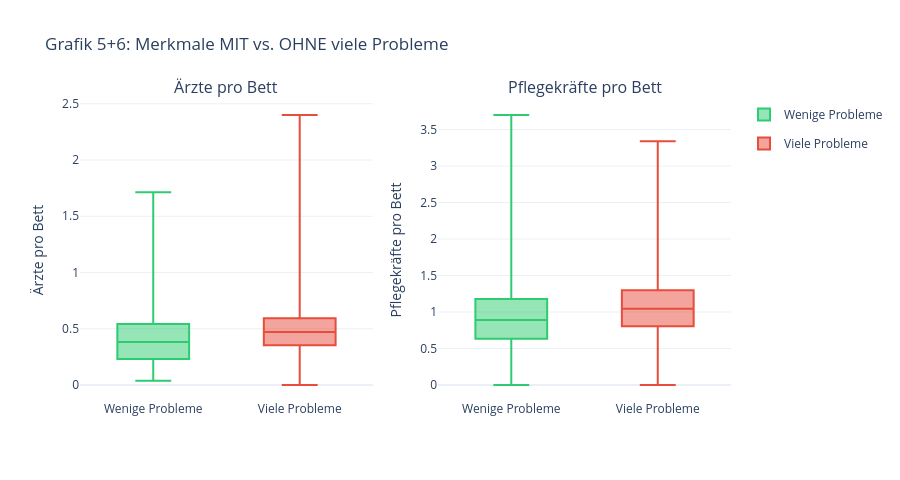

Notebook cell for this chart:
### Markdown cell above
### 📊 Grafiken 5+6 — Ärzte & Pflegekräfte pro Bett
Zwei Boxplots nebeneinander: Ärzte pro Bett und Pflegekräfte pro Bett, jeweils getrennt nach Gruppe — die beiden Personal-Merkmale direkt im Vergleich. Zeigt, ob mehr Personal pro Bett mit weniger Qualitätsproblemen einhergeht. Ausreißer werden ausgeblendet (`showfliers=False`) für bessere Lesbarkeit.

### Code cell
# ── Grafik 5+6: Ärzte & Pflegekräfte pro Bett (interaktiv, mit Hover) ────
fig = make_subplots(rows=1, cols=2, subplot_titles=("Ärzte pro Bett", "Pflegekräfte pro Bett"))

for col_idx, (col, label) in enumerate(zip(
    ["aerzte_pro_bett", "pflege_pro_bett"],
    ["Ärzte pro Bett", "Pflegekräfte pro Bett"]
), start=1):
    for g in [0, 1]:
        fig.add_trace(go.Box(
            y=df[df["hat_viele_Probleme"] == g][col].dropna(),
            name=LABELS[g], marker_color=FARBEN[g], boxpoints=False,
            legendgroup=LABELS[g], showlegend=(col_idx == 1),
        ), row=1, col=col_idx)
    fig.update_yaxes(title_text=label, row=1, col=col_idx)

fig.update_layout(
    title="Grafik 5+6: Merkmale MIT vs. OHNE viele Probleme",
    template="plotly_white",
    width=900, height=480,
)
fig.show()

for col, label in [("aerzte_pro_bett", "Ärzte/Bett"), ("pflege_pro_bett", "Pflege/Bett")]:
    m0 = df[df["hat_viele_Probleme"]==0][col].median()
    m1 = df[df["hat_viele_Probleme"]==1][col].median()
    print(f"  {label:20s}: Wenige={m0:.3f}, Viele={m1:.3f}")
print("\n📌 Befund: Beide Personal-Merkmale zeigen dasselbe Muster — mehr Ärzte bzw. Pflegekräfte pro Bett bei Häusern mit vielen Problemen. Zum Ablesen genauer Werte: Maus über die Box bewegen.")

### Figure 1 — Plotly figure (JSON) as saved in the notebook; plotly's stock layout.template omitted (floating-point values rounded to 4 significant figures; data arrays with more than 128 entries replaced by an {"elided": "..."} marker saying what was removed)
{"data": [{"boxpoints": false, "legendgroup": "Wenige Probleme", "marker": {"color": "#2ecc71"}, "name": "Wenige Probleme", "showlegend": true, "type": "box", "xaxis": "x", "y": {"elided": "912 float values"}, "yaxis": "y"}, {"boxpoints": false, "legendgroup": "Viele Probleme", "marker": {"color": "#e74c3c"}, "name": "Viele Probleme", "showlegend": true, "type": "box", "xaxis": "x", "y": {"elided": "904 float values"}, "yaxis": "y"}, {"boxpoints": false, "legendgroup": "Wenige Probleme", "marker": {"color": "#2ecc71"}, "name": "Wenige Probleme", "showlegend": false, "type": "box", "xaxis": "x2", "y": {"elided": "912 float values"}, "yaxis": "y2"}, {"boxpoints": false, "legendgroup": "Viele Probleme", "marker": {"color": "#e74c3c"}, "name": "Viele Probleme", "showlegend": false, "type": "box", "xaxis": "x2", "y": {"elided": "905 float values"}, "yaxis": "y2"}], "layout": {"annotations": [{"font": {"size": 16}, "showarrow": false, "text": "Ärzte pro Bett", "x": 0.225, "xanchor": "center", "xref": "paper", "y": 1, "yanchor": "bottom", "yref": "paper"}, {"font": {"size": 16}, "showarrow": false, "text": "Pflegekräfte pro Bett", "x": 0.775, "xanchor": "center", "xref": "paper", "y": 1, "yanchor": "bottom", "yref": "paper"}], "height": 480, "title": {"text": "Grafik 5+6: Merkmale MIT vs. OHNE viele Probleme"}, "width": 900, "xaxis": {"anchor": "y", "domain": [0, 0.45]}, "xaxis2": {"anchor": "y2", "domain": [0.55, 1]}, "yaxis": {"anchor": "x", "domain": [0, 1], "title": {"text": "Ärzte pro Bett"}}, "yaxis2": {"anchor": "x2", "domain": [0, 1], "title": {"text": "Pflegekräfte pro Bett"}}}}
